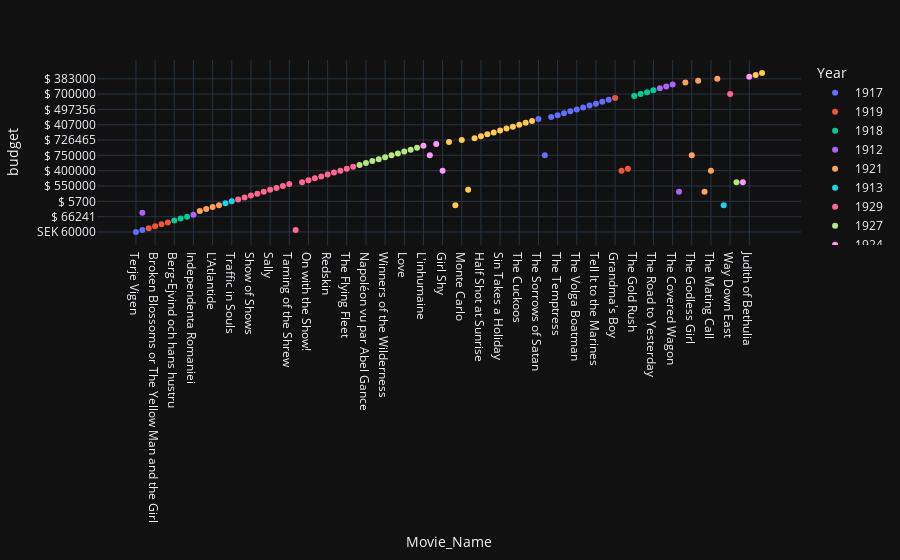

Notebook code for this chart:
### Code cell
px.scatter(df2.head(100), x='Movie_Name' , y='budget', color= 'Year',template='plotly_dark')

### Figure 1 — Plotly figure (JSON) as saved in the notebook; plotly's stock layout.template omitted (floating-point values rounded to 4 significant figures)
{"data": [{"hovertemplate": "Year=1917<br>Movie_Name=%{x}<br>budget=%{y}<extra></extra>", "legendgroup": "1917", "marker": {"color": "#636efa", "symbol": "circle"}, "mode": "markers", "name": "1917", "orientation": "v", "showlegend": true, "type": "scatter", "x": ["Terje Vigen", "Cleopatra"], "xaxis": "x", "y": ["SEK 60000", "$ 500000"], "yaxis": "y"}, {"hovertemplate": "Year=1919<br>Movie_Name=%{x}<br>budget=%{y}<extra></extra>", "legendgroup": "1919", "marker": {"color": "#EF553B", "symbol": "circle"}, "mode": "markers", "name": "1919", "orientation": "v", "showlegend": true, "type": "scatter", "x": ["Sången om den eldröda blomman", "Broken Blossoms or The Yellow Man and the Girl", "Back to God's Country", "Blind Husbands"], "xaxis": "x", "y": ["SEK 180000", "$ 88000", "$ 67000", "$ 42000"], "yaxis": "y"}, {"hovertemplate": "Year=1918<br>Movie_Name=%{x}<br>budget=%{y}<extra></extra>", "legendgroup": "1918", "marker": {"color": "#00cc96", "symbol": "circle"}, "mode": "markers", "name": "1918", "orientation": "v", "showlegend": true, "type": "scatter", "x": ["Berg-Ejvind och hans hustru", "The Whispering Chorus", "Old Wives for New"], "xaxis": "x", "y": ["SEK 100000", "$ 72500", "$ 66241"], "yaxis": "y"}, {"hovertemplate": "Year=1912<br>Movie_Name=%{x}<br>budget=%{y}<extra></extra>", "legendgroup": "1912", "marker": {"color": "#ab63fa", "symbol": "circle"}, "mode": "markers", "name": "1912", "orientation": "v", "showlegend": true, "type": "scatter", "x": ["Independenta Romaniei", "Cleopatra"], "xaxis": "x", "y": ["ROL 400000", "$ 45000"], "yaxis": "y"}, {"hovertemplate": "Year=1921<br>Movie_Name=%{x}<br>budget=%{y}<extra></extra>", "legendgroup": "1921", "marker": {"color": "#FFA15A", "symbol": "circle"}, "mode": "markers", "name": "1921", "orientation": "v", "showlegend": true, "type": "scatter", "x": ["Markens grøde", "Eldorado", "L'Atlantide", "The Four Horsemen of the Apocalypse"], "xaxis": "x", "y": ["NOK 250000", "FRF 248000", "FRF 1800000", "$ 800000"], "yaxis": "y"}, {"hovertemplate": "Year=1913<br>Movie_Name=%{x}<br>budget=%{y}<extra></extra>", "legendgroup": "1913", "marker": {"color": "#19d3f3", "symbol": "circle"}, "mode": "markers", "name": "1913", "orientation": "v", "showlegend": true, "type": "scatter", "x": ["Quo Vadis?", "Traffic in Souls"], "xaxis": "x", "y": ["ITL 45000", "$ 5700"], "yaxis": "y"}, {"hovertemplate": "Year=1929<br>Movie_Name=%{x}<br>budget=%{y}<extra></extra>", "legendgroup": "1929", "marker": {"color": "#FF6692", "symbol": "circle"}, "mode": "markers", "name": "1929", "orientation": "v", "showlegend": true, "type": "scatter", "x": ["Atlantic", "Welcome Danger", "Show of Shows", "The Trespasser", "The Love Parade", "Sally", "Condemned!", "Bulldog Drummond", "Taming of the Shrew", "The Cocoanuts", "The Shakedown", "On with the Show!", "Coquette", "Devil-May-Care", "Redskin", "The Virginian", "The Black Watch", "The Flying Fleet", "The Broadway Melody"], "xaxis": "x", "y": ["GBP 2000", "$ 979828", "$ 850000", "$ 725000", "$ 650000", "$ 647000", "$ 600000", "$ 550000", "$ 504000", "$ 500000", "$ 50000", "$ 493000", "$ 489106", "$ 487000", "$ 472000", "$ 425000", "$ 400000", "$ 385000", "$ 379000"], "yaxis": "y"}, {"hovertemplate": "Year=1927<br>Movie_Name=%{x}<br>budget=%{y}<extra></extra>", "legendgroup": "1927", "marker": {"color": "#B6E880", "symbol": "circle"}, "mode": "markers", "name": "1927", "orientation": "v", "showlegend": true, "type": "scatter", "x": ["The Lodger: A Story of the London Fog", "Napoléon vu par Abel Gance", "Metropolis", "Annie Laurie", "Winners of the Wilderness", "Mother Machree", "The Red Mill", "Love", "My Best Girl", "The Jazz Singer"], "xaxis": "x", "y": ["GBP 12000", "FRF 20000000", "DEM 6000000", "$ 916000", "$ 80000", "$ 750000", "$ 539000", "$ 488000", "$ 483103", "$ 422000"], "yaxis": "y"}, {"hovertemplate": "Year=1924<br>Movie_Name=%{x}<br>budget=%{y}<extra></extra>", "legendgroup": "1924", "marker": {"color": "#FF97FF", "symbol": "circle"}, "mode": "markers", "name": "1924", "orientation": "v", "showlegend": true, "type": "scatter", "x": ["L'inhumaine", "Dorothy Vernon of Haddon Hall", "Greed", "Girl Shy"], "xaxis": "x", "y": ["FRF 260000", "$ 750000", "$ 546883", "$ 400000"], "yaxis": "y"}, {"hovertemplate": "Year=1930<br>Movie_Name=%{x}<br>budget=%{y}<extra></extra>", "legendgroup": "1930", "marker": {"color": "#FECB52", "symbol": "circle"}, "mode": "markers", "name": "1930", "orientation": "v", "showlegend": true, "type": "scatter", "x": ["Madam Satan", "Puttin' on the Ritz", "Monte Carlo", "Feet First", "The Dawn Patrol", "Half Shot at Sunrise", "Romance", "Call of the Flesh", "Sin Takes a Holiday", "The Silver Horde", "The Big House", "The Cuckoos", "Hell's Angels", "Anna Christie"], "xaxis": "x", "y": ["$ 980000", "$ 800000", "$ 726465", "$ 647000", "$ 611722", "$ 529000", "$ 496000", "$ 464000", "$ 450000", "$ 423000", "$ 414000", "$ 407000", "$ 3950000", "$ 376000"], "yaxis": "y"}, {"hovertemplate": "Year=1926<br>Movie_Name=%{x}<br>budget=%{y}<extra></extra>", "legendgroup": "1926", "marker": {"color": "#636efa", "symbol": "circle"}, "mode": "markers", "name": "1926", "orientation": "v", "showlegend": true, "type": "scatter", "x": ["The Sorrows of Satan", "The General", "La Bohème", "The Temptress", "Don Juan", "The Sea Beast", "The Volga Boatman", "Sparrows", "The Better 'Ole", "Tell It to the Marines", "The Scarlet Letter", "Flesh and the Devil"], "xaxis": "x", "y": ["$ 971260", "$ 750000", "$ 693000", "$ 669000", "$ 546000", "$ 503000", "$ 497356", "$ 463455", "$ 449000", "$ 433000", "$ 430290", "$ 373000"], "yaxis": "y"}, {"hovertemplate": "Year=1922<br>Movie_Name=%{x}<br>budget=%{y}<extra></extra>", "legendgroup": "1922", "marker": {"color": "#EF553B", "symbol": "circle"}, "mode": "markers", "name": "1922", "orientation": "v", "showlegend": true, "type": "scatter", "x": ["Grandma's Boy", "Tess of the Storm Country", "Manslaughter"], "xaxis": "x", "y": ["$ 94412", "$ 400000", "$ 385000"], "yaxis": "y"}, {"hovertemplate": "Year=1925<br>Movie_Name=%{x}<br>budget=%{y}<extra></extra>", "legendgroup": "1925", "marker": {"color": "#00cc96", "symbol": "circle"}, "mode": "markers", "name": "1925", "orientation": "v", "showlegend": true, "type": "scatter", "x": ["The Gold Rush", "Stella Dallas", "The Merry Widow", "The Road to Yesterday"], "xaxis": "x", "y": ["$ 923000", "$ 700000", "$ 608016", "$ 477480"], "yaxis": "y"}, {"hovertemplate": "Year=1923<br>Movie_Name=%{x}<br>budget=%{y}<extra></extra>", "legendgroup": "1923", "marker": {"color": "#ab63fa", "symbol": "circle"}, "mode": "markers", "name": "1923", "orientation": "v", "showlegend": true, "type": "scatter", "x": ["The Shock", "Scaramouche", "The Covered Wagon", "The White Rose"], "xaxis": "x", "y": ["$ 90220", "$ 858723", "$ 782000", "$ 650000"], "yaxis": "y"}, {"hovertemplate": "Year=1928<br>Movie_Name=%{x}<br>budget=%{y}<extra></extra>", "legendgroup": "1928", "marker": {"color": "#FFA15A", "symbol": "circle"}, "mode": "markers", "name": "1928", "orientation": "v", "showlegend": true, "type": "scatter", "x": ["The Circus", "The Godless Girl", "Lights of New York", "Sadie Thompson", "The Mating Call", "A Woman of Affairs"], "xaxis": "x", "y": ["$ 900000", "$ 750000", "$ 75000", "$ 650000", "$ 400000", "$ 383000"], "yaxis": "y"}, {"hovertemplate": "Year=1932<br>Movie_Name=%{x}<br>budget=%{y}<extra></extra>", "legendgroup": "1932", "marker": {"color": "#19d3f3", "symbol": "circle"}, "mode": "markers", "name": "1932", "orientation": "v", "showlegend": true, "type": "scatter", "x": ["Queen Kelly"], "xaxis": "x", "y": ["$ 800000"], "yaxis": "y"}, {"hovertemplate": "Year=1920<br>Movie_Name=%{x}<br>budget=%{y}<extra></extra>", "legendgroup": "1920", "marker": {"color": "#FF6692", "symbol": "circle"}, "mode": "markers", "name": "1920", "orientation": "v", "showlegend": true, "type": "scatter", "x": ["Way Down East"], "xaxis": "x", "y": ["$ 700000"], "yaxis": "y"}, {"hovertemplate": "Year=1915<br>Movie_Name=%{x}<br>budget=%{y}<extra></extra>", "legendgroup": "1915", "marker": {"color": "#B6E880", "symbol": "circle"}, "mode": "markers", "name": "1915", "orientation": "v", "showlegend": true, "type": "scatter", "x": ["Alice in Wonderland"], "xaxis": "x", "y": ["$ 50000"], "yaxis": "y"}, {"hovertemplate": "Year=1914<br>Movie_Name=%{x}<br>budget=%{y}<extra></extra>", "legendgroup": "1914", "marker": {"color": "#FF97FF", "symbol": "circle"}, "mode": "markers", "name": "1914", "orientation": "v", "showlegend": true, "type": "scatter", "x": ["Tillie's Punctured Romance", "Judith of Bethulia"], "xaxis": "x", "y": ["$ 50000", "$ 40000"], "yaxis": "y"}, {"hovertemplate": "Year=1916<br>Movie_Name=%{x}<br>budget=%{y}<extra></extra>", "legendgroup": "1916", "marker": {"color": "#FECB52", "symbol": "circle"}, "mode": "markers", "name": "1916", "orientation": "v", "showlegend": true, "type": "scatter", "x": ["His Picture in the Papers", "Intolerance: Love's Struggle Throughout the Ages"], "xaxis": "x", "y": ["$ 42600", "$ 385907"], "yaxis": "y"}], "layout": {"legend": {"title": {"text": "Year"}, "tracegroupgap": 0}, "margin": {"t": 60}, "xaxis": {"anchor": "y", "domain": [0, 1], "title": {"text": "Movie_Name"}}, "yaxis": {"anchor": "x", "domain": [0, 1], "title": {"text": "budget"}}}}
